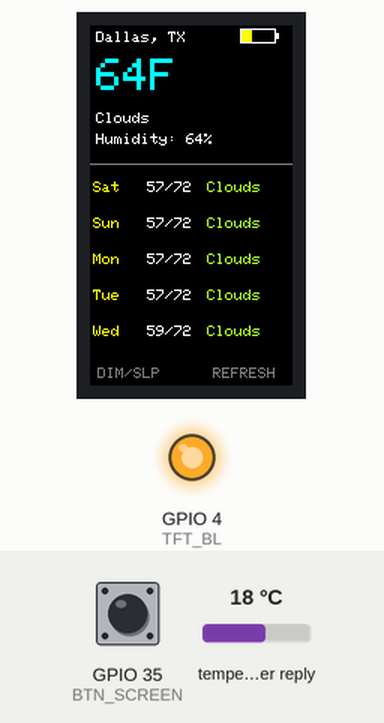
The sketch below on a simulated ESP32. On the bench: 135×240 colour display, output pins drawn as LEDs (lit = HIGH). The inputs (shaded band) are chosen by the test bench; at power-on: GPIO 35 (BTN_SCREEN) HIGH, temperature in the weather reply 18 °C (analog values on the 0–4095 scale). WiFi joins after 1.5 s; servers stay silent unless stated; web services answer with replies made up by the test bench.

Above: at 2.6 s.

The sketch:

Weather.ino
```cpp
#include <WiFi.h>
#include <HTTPClient.h>
#include <ArduinoJson.h>
#include <SPI.h>
#include <Adafruit_GFX.h>
#include <Adafruit_ST7789.h>
#include <esp_sleep.h>

// ==================================================
// WIFI
// ==================================================

const char* ssid     = "ssid";
const char* password = "password";

// ==================================================
// OPENWEATHERMAP
// ==================================================

const char* API_KEY = "API KEY";
const char* CITY    = "City,COUNTRY";

// ==================================================
// DISPLAY PINS
// ==================================================

#define TFT_CS    5
#define TFT_DC    16
#define TFT_RST   23
#define TFT_MOSI  19
#define TFT_SCLK  18
#define TFT_BL    4

#define BTN_SCREEN  35
#define BTN_REFRESH 0

SPIClass spi(VSPI);
Adafruit_ST7789 tft(&spi, TFT_CS, TFT_DC, TFT_RST);

// ==================================================
// COLORS
// ==================================================

#define DARKGREY    0x7BEF
#define GREENYELLOW 0xAFE5

// ==================================================
// WEATHER DATA
// ==================================================

struct ForecastDay
{
  long day;
  float low;
  float high;
  String condition;
};

ForecastDay forecast[6];

int forecastCount = 0;

float currentTemp = 0;
int currentHumidity = 0;
String currentCondition = "--";

long timezoneOffset = 0;

int brightnessLevel = 4;

const uint8_t brightnessTable[] =
{
    0,
    25,
    64,
    128,
    255
};

unsigned long screenButtonStart = 0;

unsigned long lastUpdate = 0;

const char* weekdayNames[] =
{
  "Sun","Mon","Tue",
  "Wed","Thu","Fri","Sat"
};

// ==================================================
// BATTERY DATA
// ==================================================

int bat32 = 0;
int bat33 = 0;
int bat34 = 0;

// ==================================================
// TEXT HELPER
// ==================================================

void drawText(
    String text,
    int x,
    int y,
    uint16_t color,
    uint8_t size)
{
  tft.setTextColor(color);
  tft.setTextSize(size);
  tft.setCursor(x, y);
  tft.print(text);
}

// ==================================================
// BATTERY VOLTAGE
// ==================================================

float getBatteryVoltage()
{
    int raw = analogRead(34);

    // Common T-Display voltage divider
    float voltage =
        ((float)raw / 4095.0) *
        2.0 *
        3.3 *
        1.1;

    return voltage;
}

int batteryPercent(float volts)
{
    if (volts >= 4.20)
        return 100;

    if (volts <= 3.30)
        return 0;

    return (int)(
        (volts - 3.30) *
        100.0 /
        (4.20 - 3.30));
}

void drawBattery(int percent)
{
    int x = 100;
    int y = 2;

    tft.drawRect(x, y, 24, 10, ST77XX_WHITE);
    tft.fillRect(x + 24, y + 3, 2, 4, ST77XX_WHITE);

    int width = map(percent, 0, 100, 0, 22);

    uint16_t color = ST77XX_GREEN;

    if (percent < 25)
        color = ST77XX_RED;
    else if (percent < 50)
        color = ST77XX_YELLOW;

    tft.fillRect(x + 1, y + 1, width, 8, color);
}

// ==================================================
// JSON FETCH
// ==================================================

bool getJson(
    String url,
    JsonDocument &doc,
    JsonDocument *filter = nullptr)
{
  HTTPClient http;

  http.useHTTP10(true);

  if (!http.begin(url))
    return false;

  int code = http.GET();

  if (code != 200)
  {
    http.end();
    return false;
  }

  DeserializationError err;

  if (filter)
  {
    err = deserializeJson(
        doc,
        http.getStream(),
        DeserializationOption::Filter(*filter));
  }
  else
  {
    err = deserializeJson(
        doc,
        http.getStream());
  }

  http.end();

  return !err;
}

// ==================================================
// FETCH WEATHER
// ==================================================

void fetchWeather()
{

  if (WiFi.status() != WL_CONNECTED)
    return;

  String base =
      "http://api.openweathermap.org/data/2.5/";

  String tail =
      String("?q=") +
      CITY +
      "&units=imperial&appid=" +
      API_KEY;

  JsonDocument doc;

  // -------------------------------------------
  // CURRENT CONDITIONS
  // -------------------------------------------

  if (getJson(base + "weather" + tail, doc))
  {
    currentTemp =
        doc["main"]["temp"]
            .as<float>();

    currentHumidity =
        doc["main"]["humidity"]
            .as<int>();

    currentCondition =
        doc["weather"][0]["main"]
            .as<String>();

    timezoneOffset =
        doc["timezone"]
            .as<long>();
  }

  // -------------------------------------------
  // FORECAST
  // -------------------------------------------

  JsonDocument filter;

  filter["list"][0]["dt"] = true;
  filter["list"][0]["main"]["temp_min"] = true;
  filter["list"][0]["main"]["temp_max"] = true;
  filter["list"][0]["weather"][0]["main"] = true;

  doc.clear();

  if (!getJson(
          base + "forecast" + tail,
          doc,
          &filter))
  {
    return;
  }

  forecastCount = 0;

  for (JsonObject item :
       doc["list"].as<JsonArray>())
  {
    long localTime =
        item["dt"].as<long>() +
        timezoneOffset;

    long day =
        localTime / 86400;

    long hour =
        (localTime % 86400) / 3600;

    float low =
        item["main"]["temp_min"];

    float high =
        item["main"]["temp_max"];

    String condition =
        item["weather"][0]["main"]
            .as<String>();

    if (forecastCount == 0 ||
        forecast[forecastCount - 1].day != day)
    {
      if (forecastCount >= 6)
        break;

      forecast[forecastCount++] =
      {
        day,
        low,
        high,
        condition
      };
    }

    ForecastDay &d =
        forecast[forecastCount - 1];

    d.low = min(d.low, low);
    d.high = max(d.high, high);

    if (hour >= 12 && hour <= 15)
      d.condition = condition;
  }
}

// ==================================================
// DRAW SCREEN
// ==================================================

void drawScreen()
{
  tft.fillScreen(ST77XX_BLACK);

  float battV = getBatteryVoltage();
  int battPct = batteryPercent(battV);

  drawBattery(battPct);

  drawText(
      "Dallas, TX",
      4,
      4,
      ST77XX_WHITE,
      1);

  drawText(
      String(currentTemp, 0) + "F",
      4,
      22,
      ST77XX_CYAN,
      3);

  drawText(
      currentCondition,
      4,
      58,
      ST77XX_WHITE,
      1);

  drawText(
      "Humidity: " + String(currentHumidity) + "%",
      4,
      72,
      ST77XX_WHITE,
      1);

  tft.drawFastHLine(
      0,
      92,
      135,
      DARKGREY);

  int start =
      (forecastCount > 5)
          ? 1
          : 0;

  for (int i = 0;
       i < 5 &&
       start + i < forecastCount;
       i++)
  {
    ForecastDay &d =
        forecast[start + i];

    int y =
        104 +
        (i * 24);

    drawText(
        weekdayNames[(d.day + 4) % 7],
        2,
        y,
        ST77XX_YELLOW,
        1);

    drawText(
        String((int)round(d.low)) +
        "/" +
        String((int)round(d.high)),
        38,
        y,
        ST77XX_WHITE,
        1);

    drawText(
        d.condition,
        78,
        y,
        GREENYELLOW,
        1);
  }

    drawText(
        "DIM/SLP",
        5,
        228,
        DARKGREY,
        1);

    drawText(
        "REFRESH",
        82,
        228,
        DARKGREY,
        1);
}

// ==================================================

void enterDeepSleep()
{
    tft.fillScreen(ST77XX_BLACK);

    drawText(
        "Sleeping...",
        25,
        110,
        ST77XX_YELLOW,
        1);

    delay(500);

    ledcWrite(
        TFT_BL,
        0);

    esp_sleep_enable_ext0_wakeup(
        GPIO_NUM_35,
        LOW);

    esp_deep_sleep_start();
}

// ==================================================
// SETUP
// ==================================================

void setup()
{
  Serial.begin(115200);

  esp_sleep_wakeup_cause_t wakeup =
      esp_sleep_get_wakeup_cause();

    if(wakeup ==
    ESP_SLEEP_WAKEUP_EXT0)
    {
        Serial.println(
            "Wake From Deep Sleep");
    }

  analogReadResolution(12);

  pinMode(BTN_REFRESH, INPUT_PULLUP);
  pinMode(BTN_SCREEN, INPUT_PULLUP);

  ledcAttach(TFT_BL, 5000, 8);

  ledcWrite(
    TFT_BL,
    brightnessTable[4]);

  spi.begin(
      TFT_SCLK,
      -1,
      TFT_MOSI,
      TFT_CS);

  tft.init(135, 240);
  tft.setRotation(2);

  tft.fillScreen(ST77XX_BLACK);

  drawText(
      "Connecting WiFi...",
      10,
      110,
      ST77XX_WHITE,
      1);

  WiFi.mode(WIFI_STA);
  WiFi.begin(
      ssid,
      password);

  while (WiFi.status() != WL_CONNECTED)
  {
    delay(500);
  }

  fetchWeather();
  drawScreen();

  lastUpdate = millis();
}

// ==================================================
// LOOP
// ==================================================

void loop()
{
    // Physical LEFT button now controls screen
    if(digitalRead(BTN_REFRESH) == LOW)
    {
        if(screenButtonStart == 0)
        {
            screenButtonStart =
                millis();
        }

        if(
            millis() -
            screenButtonStart >
            2000)
        {
            enterDeepSleep();
        }
    }
    else
    {
        if(screenButtonStart != 0)
        {
            unsigned long held =
                millis() -
                screenButtonStart;

            screenButtonStart = 0;

            if(held < 2000)
            {
                brightnessLevel--;

                if(brightnessLevel < 1)
                {
                    brightnessLevel = 4;
                }

                ledcWrite(
                    TFT_BL,
                    brightnessTable[
                        brightnessLevel]);
            }
        }
    }

  // Physical RIGHT button now refreshes
  if (digitalRead(BTN_SCREEN) == LOW)
  {
      fetchWeather();
      drawScreen();

      lastUpdate = millis();

      delay(300);
  }

  if (millis() - lastUpdate > 900000UL)
  {
    fetchWeather();
    drawScreen();

    lastUpdate = millis();
  }
}
```
